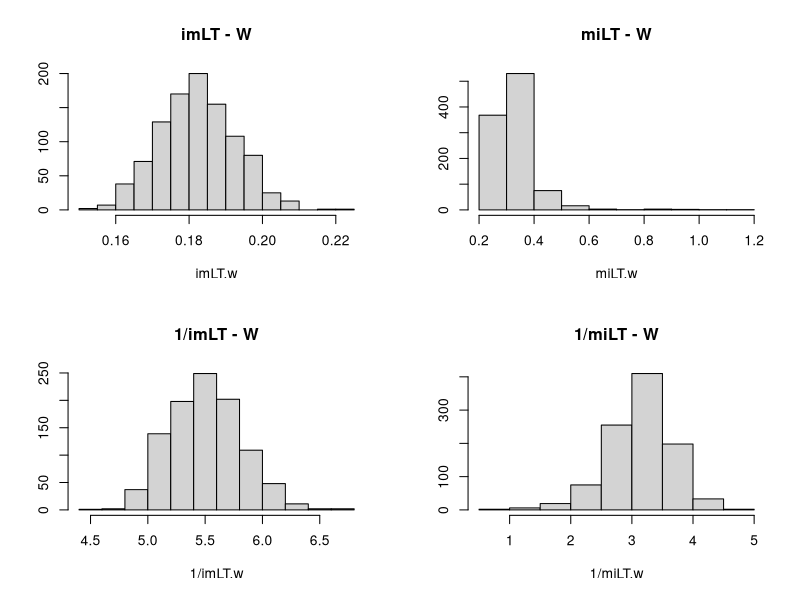
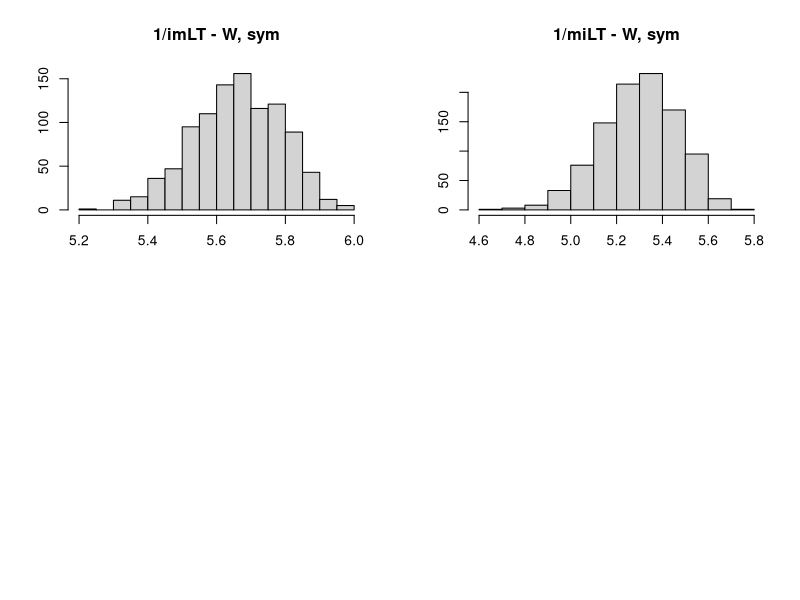
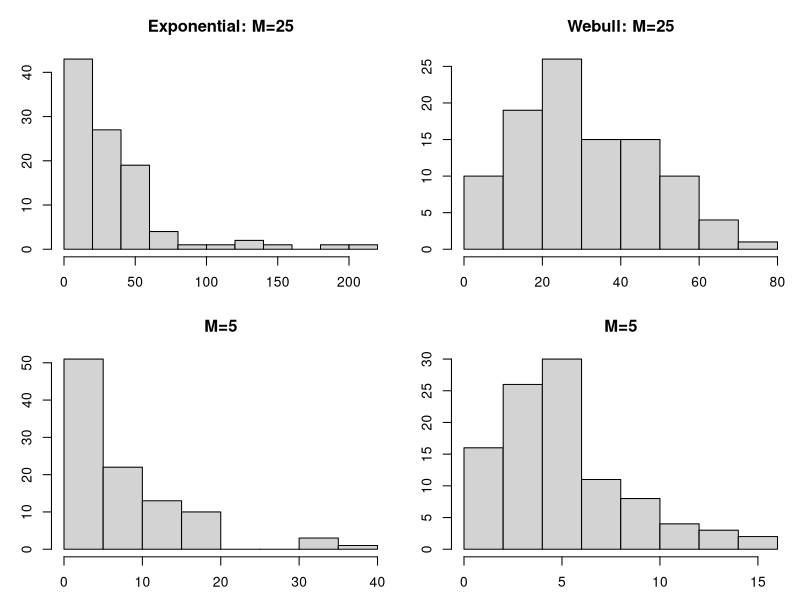
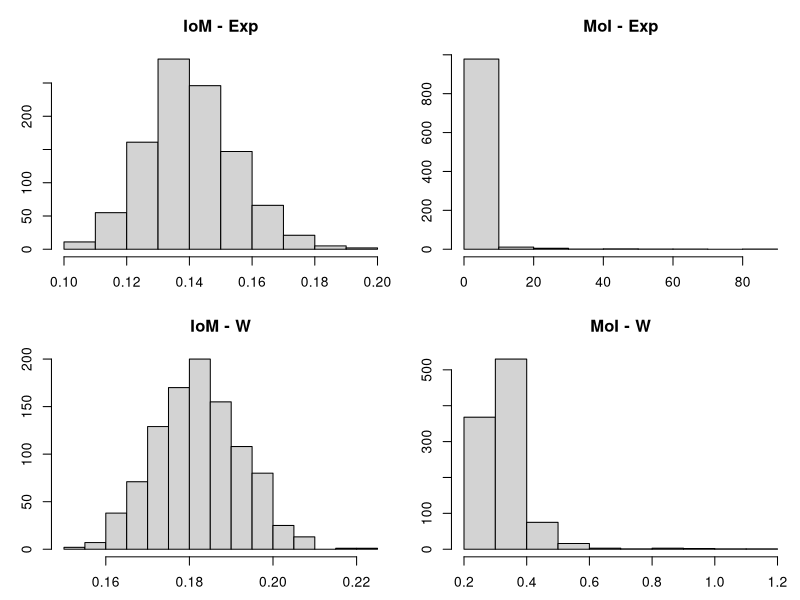
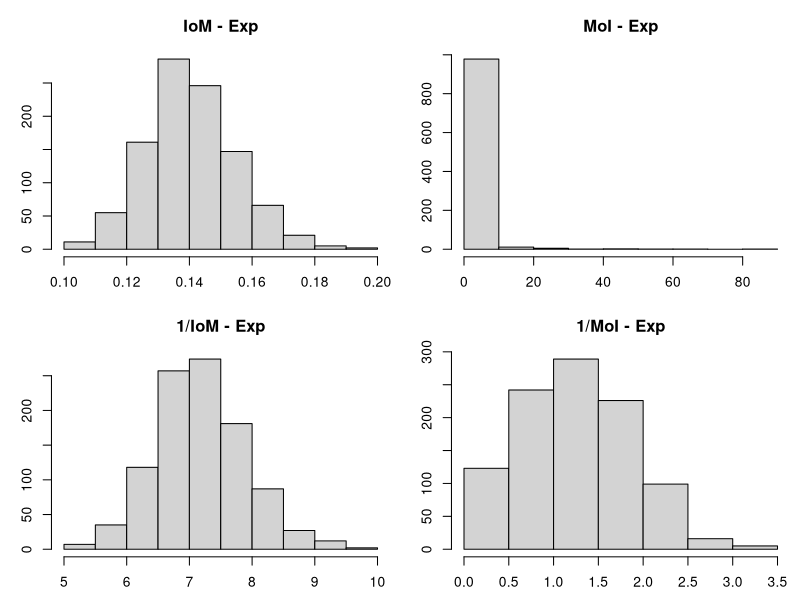
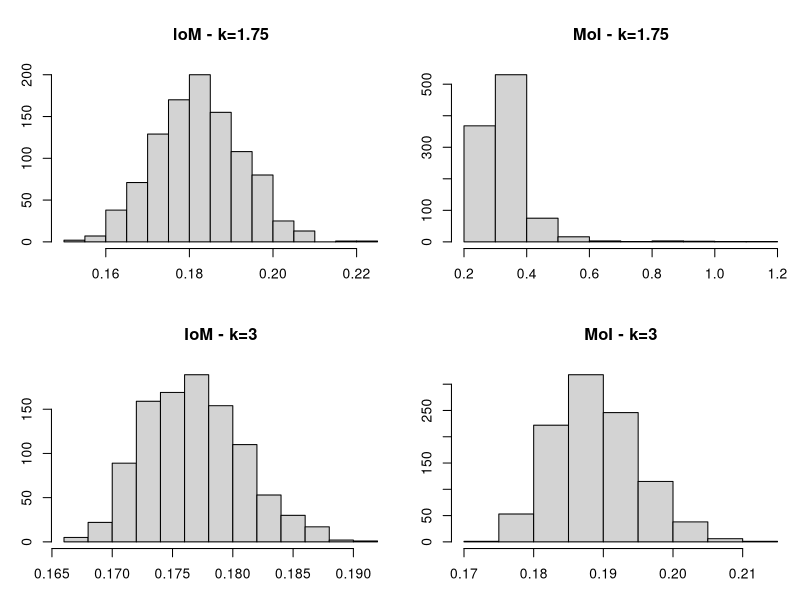

Write the R code that produced these figures, in order.
################################################
## R code to produce results in the Supplemental
## materials, Section S2 in the paper 
## "Best Practices for Modeling Temperature-Dependent 
## Arthropod Lifetimes in a Bayesian Framework: 
## A simulation study" by Zimmerman and Johnson
##
## code by Leah R Johnson, Virginia Tech, 2026
##
################################################



## setting up, numbers of samples
N<-100

## First simulations
## median around 25
set.seed(5432) # for reproducing the figures in the manuscript
my.shp<-1.75
my.med<-25

LTs25exp<-rexp(N, rate=log(2)/my.med)
LTs25w<-rweibull(N, 
                 scale= my.med/(log(2))^(1/my.shp), 
                 shape=my.shp)

## reducing the median 
my.med2<-5
LTs5exp<-rexp(N, rate=log(2)/my.med2)
LTs5w<-rweibull(N, 
                 scale= my.med2/(log(2))^(1/my.shp), 
                 shape=my.shp)


png(filename = "supmat-sim-example1.png")
par(mfrow=c(2,2), mar=c(2.5, 3, 3, 0.5) + 0.1)
hist(LTs25exp, main="Exponential: M=25",
     ylab="")
#abline(v=mean(LTs25exp), col=2)
hist(LTs25w, main="Webull: M=25",
     ylab="")
#abline(v=mean(LTs25w), col=2)

hist(LTs5exp, main="M=5",
     ylab="")
#abline(v=mean(LTs5exp), col=2)
hist(LTs5w, main="M=5",
     ylab="")
#abline(v=mean(LTs5w), col=2)
dev.off()

library(kableExtra)
kable(
  cbind(c("Exp: M=25", 
      "Weibull: M=25",
      "Exp: M=5", 
      "Weibull: M=5"),
      rbind(
        round(quantile(LTs25exp, probs=c(0.025, 0.5, 0.9725)),2),
        round(quantile(LTs25w, probs=c(0.025, 0.5, 0.9725)),2),
        round(quantile(LTs5exp, probs=c(0.025, 0.5, 0.9725)),2),
        round(quantile(LTs5w, probs=c(0.025, 0.5, 0.9725)),2)
        )
      )
  , format = "latex")

## simulation about transformation
## of data

n<-1000
my.med<-5
imLT.e<-miLT.e<-imLT.w<-miLT.w<-NULL
for(i in 1:n){
  #temp<-rnorm(N, mean=10, sd=2)#rate=1/10)
  temp.e<-rexp(N, rate=log(2)/my.med)
  temp.w<- rweibull(N, 
                  scale= my.med/(log(2))^(1/my.shp), 
                  shape=my.shp)
  if(i==1){
    imLT.e<-1/mean(temp.e)
    miLT.e<-mean(1/temp.e)
    imLT.w<-1/mean(temp.w)
    miLT.w<-mean(1/temp.w)
  }else{
    imLT.e <- c(imLT.e, 1/mean(temp.e))
    miLT.e <- c(miLT.e, mean(1/temp.e))
    imLT.w <- c(imLT.w, 1/mean(temp.w))
    miLT.w <- c(miLT.w, mean(1/temp.w))
  }
}

## estimates of the rate param
## across simulations
c(mean(imLT.e), mean(miLT.e),
  mean(imLT.w), mean(miLT.w))
c(sd(imLT.e), sd(miLT.e),
  sd(imLT.w), sd(miLT.w))

## estimated lifetimes derived across 
## many rate estimates
c(mean(1/imLT.e), mean(1/miLT.e),
  mean(1/imLT.w), mean(1/miLT.w))
c(sd(1/imLT.e), sd(1/miLT.e),
  sd(1/imLT.w), sd(1/miLT.w))

### comparison between mortality rate

png(filename = "supmat-sim-sim1.png")
par(mfrow=c(2,2), mar=c(2.5, 3, 3, 0.5) + 0.1)
hist(imLT.e, main="IoM - Exp",
     ylab="")
hist(miLT.e, main="MoI - Exp",
     ylab="")
hist(imLT.w, main="IoM - W",
     ylab="")
hist(miLT.w, main="MoI - W",
     ylab="")
dev.off()


png(filename = "supmat-sim-sim3.png")
par(mfrow=c(2,2), mar=c(2.5, 3, 3, 0.5) + 0.1)
hist(imLT.e, main="IoM - Exp",
     ylab="")
hist(miLT.e, main="MoI - Exp",
     ylab="")
hist(1/imLT.e, main="1/IoM - Exp",
     ylab="")
hist(1/miLT.e, main="1/MoI - Exp",
     ylab="")
dev.off()

par(mfrow=c(2,2))
hist(imLT.w, main="imLT - W",
     ylab="")
hist(miLT.w, main="miLT - W",
     ylab="")
hist(1/imLT.w, main="1/imLT - W",
     ylab="")
hist(1/miLT.w, main="1/miLT - W",
     ylab="")

## simulation about transformation
## of data

my.shp2<-5
imLT.w2<-miLT.w2<-NULL
for(i in 1:n){
  temp.w<- rweibull(N, 
                    scale= my.med/(log(2))^(1/my.shp), 
                    shape=my.shp2)
  if(i==1){

    imLT.w2<-1/mean(temp.w)
    miLT.w2<-mean(1/temp.w)
  }else{
    imLT.w2 <- c(imLT.w2, 1/mean(temp.w))
    miLT.w2 <- c(miLT.w2, mean(1/temp.w))
  }
}

## estimates of the rate param
## across simulations
c(mean(imLT.e), mean(miLT.e),
  mean(imLT.w), mean(miLT.w),
  mean(imLT.w2), mean(miLT.w2))
c(sd(imLT.e), sd(miLT.e),
  sd(imLT.w), sd(miLT.w),
  sd(imLT.w2), sd(miLT.w2))

## estimated lifetimes derived across 
## many rate estimates
c(mean(1/imLT.e), mean(1/miLT.e),
  mean(1/imLT.w), mean(1/miLT.w),
  mean(1/imLT.w2), mean(1/miLT.w2))
c(sd(1/imLT.e), sd(1/miLT.e),
  sd(1/imLT.w), sd(1/miLT.w),
  sd(1/imLT.w2), sd(1/miLT.w2))


png(filename = "supmat-sim-sim2.png")
par(mfrow=c(2,2), mar=c(3, 3, 4, 0.5) + 0.1)
hist(imLT.w, main="IoM - k=1.75",
     ylab="")
hist(miLT.w, main="MoI - k=1.75",
     ylab="")
hist(imLT.w2, main="IoM - k=3",
     ylab="", xlab="")
hist(miLT.w2, main="MoI - k=3",
     ylab="", xlab="")
dev.off()



hist(1/imLT.w2, main="1/imLT - W, sym",
     ylab="", xlab="")
hist(1/miLT.w2, main="1/miLT - W, sym",
     ylab="", xlab="")
